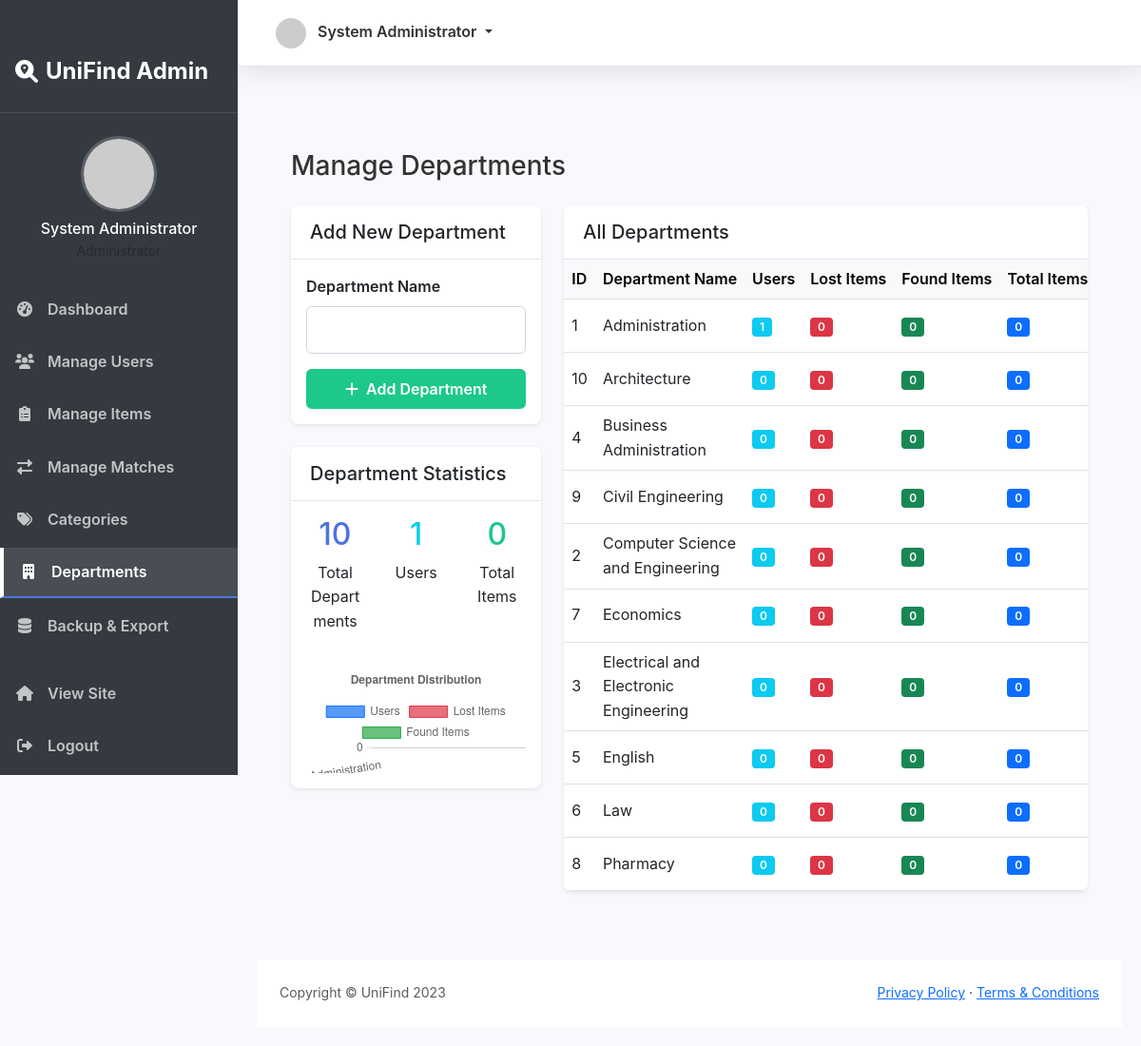
Page /admin/manage_departments.php (signed in) on the committed database.
### tables this page shows
CREATE TABLE IF NOT EXISTS `users` (
  `id` int(11) NOT NULL AUTO_INCREMENT,
  `username` varchar(50) NOT NULL,
  `full_name` varchar(100) NOT NULL,
  `email` varchar(100) NOT NULL,
  `phone` varchar(20) NOT NULL,
  `department` int(11) NOT NULL,
  `password` varchar(255) NOT NULL,
  `role` enum('user','admin') NOT NULL DEFAULT 'user',
  `created_at` datetime NOT NULL DEFAULT CURRENT_TIMESTAMP,
  `updated_at` datetime DEFAULT NULL ON UPDATE CURRENT_TIMESTAMP,
  PRIMARY KEY (`id`),
  UNIQUE KEY `username` (`username`),
  UNIQUE KEY `email` (`email`)
);

CREATE TABLE IF NOT EXISTS `departments` (
  `id` int(11) NOT NULL AUTO_INCREMENT,
  `name` varchar(100) NOT NULL,
  `created_at` datetime NOT NULL DEFAULT CURRENT_TIMESTAMP,
  PRIMARY KEY (`id`),
  UNIQUE KEY `name` (`name`)
);

### admin/manage_departments.php (the view, shortened to what this page needs)
<?php
$conn = new mysqli(DB_HOST, DB_USER, DB_PASS, DB_NAME);
$departmentName = '';
$isEditing = false;
$departments = [];
$sql = "SELECT d.id, d.name,
        (SELECT COUNT(*) FROM users WHERE department = d.id) as users_count,
        (SELECT COUNT(*) FROM lost_items l JOIN users u ON l.user_id = u.id WHERE u.department = d.id) as lost_count,
        (SELECT COUNT(*) FROM found_items f JOIN users u ON f.user_id = u.id WHERE u.department = d.id) as found_count
        FROM departments d
        ORDER BY d.name";
$result = $conn->query($sql);
while ($row = $result->fetch_assoc()) {
    $departments[] = $row;
}
include 'includes/admin_header.php';
?>
<div class="container-fluid py-4">
    <div class="d-flex justify-content-between align-items-center mb-4">
        <h1 class="h3 mb-0 text-gray-800">Manage Departments</h1>
    </div>
    <div class="row">
        <div class="col-md-4">
            <div class="card shadow-sm mb-4">
                <div class="card-header bg-white py-3">
                    <h5 class="card-title mb-0"><?php echo $isEditing ? 'Edit Department' : 'Add New Department'; ?></h5>
                </div>
                <div class="card-body">
                    <form action="" method="POST">
                        <div class="mb-3">
                            <label for="department_name" class="form-label">Department Name</label>
                            <input type="text" class="form-control" id="department_name" name="department_name" value="<?php echo htmlspecialchars($departmentName); ?>" required>
                        </div>
                        <div class="d-grid gap-2">
                            <?php if ($isEditing): ?>
                                <button type="submit" name="update_department" class="btn btn-primary">
                                    <i class="fas fa-save me-1"></i> Update Department
                                </button>
                                <a href="manage_departments.php" class="btn btn-outline-secondary">
                                    <i class="fas fa-times me-1"></i> Cancel
                                </a>
                            <?php else: ?>
                                <button type="submit" name="add_department" class="btn btn-success">
                                    <i class="fas fa-plus me-1"></i> Add Department
                                </button>
                            <?php endif; ?>
                        </div>
                    </form>
                </div>
            </div>
            <div class="card shadow-sm mb-4">
                <div class="card-header bg-white py-3">
                    <h5 class="card-title mb-0">Department Statistics</h5>
                </div>
                <div class="card-body">
                    <div class="row text-center">
                        <div class="col-md-4 mb-3">
                            <div class="stat-item">
                                <h2 class="text-primary"><?php echo count($departments); ?></h2>
                                <p class="mb-0">Total Departments</p>
                            </div>
                        </div>
                        <div class="col-md-4 mb-3">
                            <div class="stat-item">
                                <h2 class="text-info">
                                    <?php
                                    $totalUsers = 0;
                                    foreach ($departments as $department) {
                                        $totalUsers += $department['users_count'];
                                    }
                                    echo $totalUsers;
                                    ?>
                                </h2>
                                <p class="mb-0">Users</p>
                            </div>
                        </div>
                        <div class="col-md-4 mb-3">
                            <div class="stat-item">
                                <h2 class="text-success">
                                    <?php
                                    $totalItems = 0;
                                    foreach ($departments as $department) {
                                        $totalItems += $department['lost_count'] + $department['found_count'];
                                    }
                                    echo $totalItems;
                                    ?>
                                </h2>
                                <p class="mb-0">Total Items</p>
                            </div>
                        </div>
                    </div>
                    <div class="mt-3">
                        <canvas id="departmentDistributionChart"></canvas>
                    </div>
                </div>
            </div>
        </div>
        <div class="col-md-8">
            <div class="card shadow-sm mb-4">
                <div class="card-header bg-white py-3">
                    <h5 class="card-title mb-0">All Departments</h5>
                </div>
                <div class="card-body p-0">
                    <div class="table-responsive">
                        <table class="table table-hover mb-0">
                            <thead class="table-light">
                                <tr>
                                    <th>ID</th>
                                    <th>Department Name</th>
                                    <th>Users</th>
                                    <th>Lost Items</th>
                                    <th>Found Items</th>
                                    <th>Total Items</th>
                                </tr>
                            </thead>
                            <tbody>
                                <?php if (empty($departments)): ?>
                                    <tr>
                                        <td colspan="7" class="text-center py-3">No departments found</td>
                                    </tr>
                                <?php else: ?>
                                    <?php foreach ($departments as $department): ?>
                                        <tr>
                                            <td><?php echo $department['id']; ?></td>
                                            <td><?php echo htmlspecialchars($department['name']); ?></td>
                                            <td>
                                                <span class="badge bg-info"><?php echo $department['users_count']; ?></span>
                                            </td>
                                            <td>
                                                <span class="badge bg-danger"><?php echo $department['lost_count']; ?></span>
                                            </td>
                                            <td>
                                                <span class="badge bg-success"><?php echo $department['found_count']; ?></span>
                                            </td>
                                            <td>
                                                <span class="badge bg-primary"><?php echo $department['lost_count'] + $department['found_count']; ?></span>
                                            </td>
                                        </tr>
                                    <?php endforeach; ?>
                                <?php endif; ?>
                            </tbody>
                        </table>
                    </div>
                </div>
            </div>
        </div>
    </div>
</div>
<script>
// Chart for department distribution
document.addEventListener('DOMContentLoaded', function() {
    const ctx = document.getElementById('departmentDistributionChart').getContext('2d');
    // Prepare data for chart
    const departments = <?php echo json_encode(array_column($departments, 'name')); ?>;
    const userCounts = <?php echo json_encode(array_column($departments, 'users_count')); ?>;
    const lostCounts = <?php echo json_encode(array_column($departments, 'lost_count')); ?>;
    const foundCounts = <?php echo json_encode(array_column($departments, 'found_count')); ?>;
    const departmentChart = new Chart(ctx, {
        type: 'bar',
        data: {
            labels: departments,
            datasets: [
                {
                    label: 'Users',
                    data: userCounts,
                    backgroundColor: 'rgba(13, 110, 253, 0.7)',
                    borderColor: 'rgba(13, 110, 253, 1)',
                    borderWidth: 1
                },
                {
                    label: 'Lost Items',
                    data: lostCounts,
                    backgroundColor: 'rgba(220, 53, 69, 0.7)',
                    borderColor: 'rgba(220, 53, 69, 1)',
                    borderWidth: 1
                },
                {
                    label: 'Found Items',
                    data: foundCounts,
                    backgroundColor: 'rgba(40, 167, 69, 0.7)',
                    borderColor: 'rgba(40, 167, 69, 1)',
                    borderWidth: 1
                }
            ]
        },
        options: {
            responsive: true,
            maintainAspectRatio: false,
            scales: {
                y: {
                    beginAtZero: true,
                    ticks: {
                        precision: 0
                    }
                }
            },
            plugins: {
                legend: {
                    position: 'top',
                },
                title: {
                    display: true,
                    text: 'Department Distribution'
                }
            }
        }
    });
});
</script>
<?php
include 'includes/admin_footer.php';
?>

### admin/includes/admin_header.php (shortened to what this page needs)
<?php
require_once '../includes/functions.php';
$currentUser = null;
if (isset($_SESSION['user_id'])) {
    $userId = $_SESSION['user_id'];
    if (!$conn->connect_error) {
        $stmt = $conn->prepare("SELECT * FROM users WHERE id = ?");
        $stmt->bind_param("i", $userId);
        $stmt->execute();
        $result = $stmt->get_result();
        if ($result->num_rows > 0) {
            $currentUser = $result->fetch_assoc();
        }
    }
}
$currentPage = basename($_SERVER['PHP_SELF']);
?>
<!DOCTYPE html>
<html lang="en">
<head>
    <link href="https://cdn.jsdelivr.net/npm/bootstrap@5.3.0-alpha1/dist/css/bootstrap.min.css" rel="stylesheet">
    <link rel="stylesheet" href="https://cdnjs.cloudflare.com/ajax/libs/font-awesome/6.0.0/css/all.min.css">
    <link rel="stylesheet" href="../assets/css/style.css">
    <link rel="stylesheet" href="assets/css/admin.css">
</head>
<body>
    <nav class="admin-sidebar" id="adminSidebar">
        <div class="navbar-brand d-flex align-items-center">
            <i class="fas fa-search-location me-2"></i>
            <span>UniFind Admin</span>
        </div>
        <div class="mt-4">
            <div class="user-info text-center mb-4">
                <img src="https://ui-avatars.com/api/?name=<?php echo urlencode($currentUser['full_name']); ?>&background=random"
                     class="rounded-circle mb-2" width="80" height="80" alt="Admin">
                <h6 class="mb-0"><?php echo htmlspecialchars($currentUser['full_name']); ?></h6>
                <small class="text-muted">Administrator</small>
            </div>
            <ul class="nav flex-column">
                <li class="nav-item">
                    <a class="nav-link <?php echo ($currentPage == 'dashboard.php') ? 'active' : ''; ?>" href="dashboard.php">
                        <i class="fas fa-tachometer-alt"></i> Dashboard
                    </a>
                </li>
                <li class="nav-item">
                    <a class="nav-link <?php echo ($currentPage == 'manage_users.php') ? 'active' : ''; ?>" href="manage_users.php">
                        <i class="fas fa-users"></i> Manage Users
                    </a>
                </li>
                <li class="nav-item">
                    <a class="nav-link <?php echo (strpos($currentPage, 'manage_items.php') !== false) ? 'active' : ''; ?>" href="manage_items.php">
                        <i class="fas fa-clipboard-list"></i> Manage Items
                    </a>
                </li>
                <li class="nav-item">
                    <a class="nav-link <?php echo ($currentPage == 'manage_matches.php') ? 'active' : ''; ?>" href="manage_matches.php">
                        <i class="fas fa-exchange-alt"></i> Manage Matches
                    </a>
                </li>
                <li class="nav-item">
                    <a class="nav-link <?php echo ($currentPage == 'manage_categories.php') ? 'active' : ''; ?>" href="manage_categories.php">
                        <i class="fas fa-tags"></i> Categories
                    </a>
                </li>
                <li class="nav-item">
                    <a class="nav-link <?php echo ($currentPage == 'manage_departments.php') ? 'active' : ''; ?>" href="manage_departments.php">
                        <i class="fas fa-building"></i> Departments
                    </a>
                </li>
                <li class="nav-item">
                    <a class="nav-link <?php echo ($currentPage == 'backup.php') ? 'active' : ''; ?>" href="backup.php">
                        <i class="fas fa-database"></i> Backup & Export
                    </a>
                </li>
                <li class="nav-item mt-3">
                    <a class="nav-link" href="../index.php" target="_blank">
                        <i class="fas fa-home"></i> View Site
                    </a>
                </li>
                <li class="nav-item">
                    <a class="nav-link" href="../logout.php">
                        <i class="fas fa-sign-out-alt"></i> Logout
                    </a>
                </li>
            </ul>
        </div>
    </nav>
    <div class="admin-content">
        <nav class="admin-topbar d-flex justify-content-between align-items-center">
            <div class="d-flex align-items-center">
                <div class="dropdown">
                    <a class="nav-link dropdown-toggle" href="#" role="button" id="userDropdown" data-bs-toggle="dropdown" aria-expanded="false">
                        <img src="https://ui-avatars.com/api/?name=<?php echo urlencode($currentUser['full_name']); ?>&background=random"
                             class="rounded-circle me-2" width="32" height="32" alt="Admin">
                        <span class="d-none d-lg-inline"><?php echo htmlspecialchars($currentUser['full_name']); ?></span>
                    </a>
                </div>
            </div>
        </nav>
        <main class="admin-main">

### rows in the picture
users: full_name "System Administrator"
departments: id "1", name "Administration", users_count "1", lost_count "0", found_count "0"
departments: id "10", name "Architecture", users_count "0", lost_count "0", found_count "0"
departments: id "4", name "Business Administration", users_count "0", lost_count "0", found_count "0"
departments: id "9", name "Civil Engineering", users_count "0", lost_count "0", found_count "0"
departments: id "2", name "Computer Science and Engineering", users_count "0", lost_count "0", found_count "0"
departments: id "7", name "Economics", users_count "0", lost_count "0", found_count "0"
departments: id "3", name "Electrical and Electronic Engineering", users_count "0", lost_count "0", found_count "0"
departments: id "5", name "English", users_count "0", lost_count "0", found_count "0"
departments: id "6", name "Law", users_count "0", lost_count "0", found_count "0"
departments: id "8", name "Pharmacy", users_count "0", lost_count "0", found_count "0"

### other values in the picture
count($departments) "10"
$totalUsers "1"
$totalItems "0"
